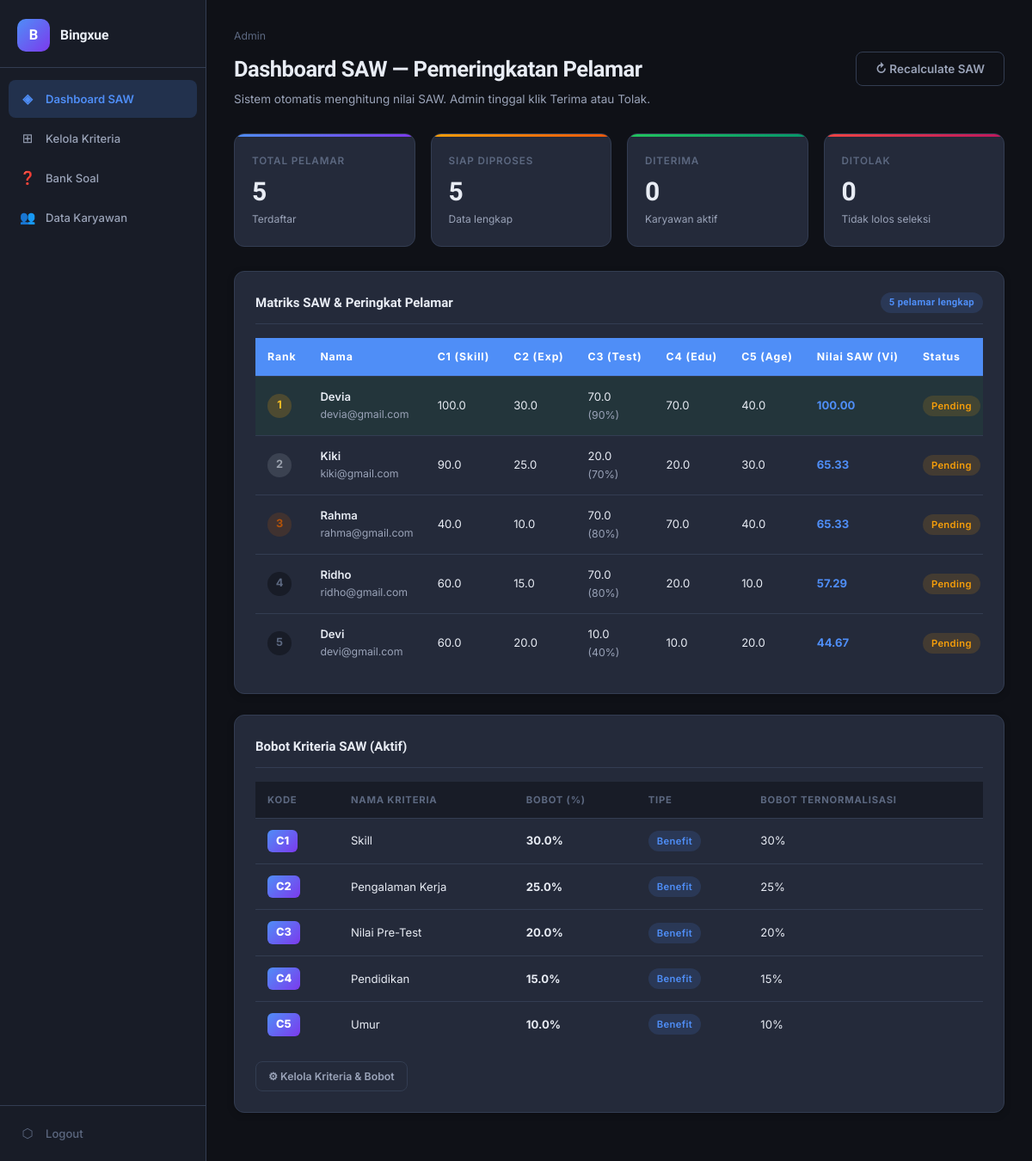
/admin_dashboard.php (signed in), run on an earlier commit of the app's database.
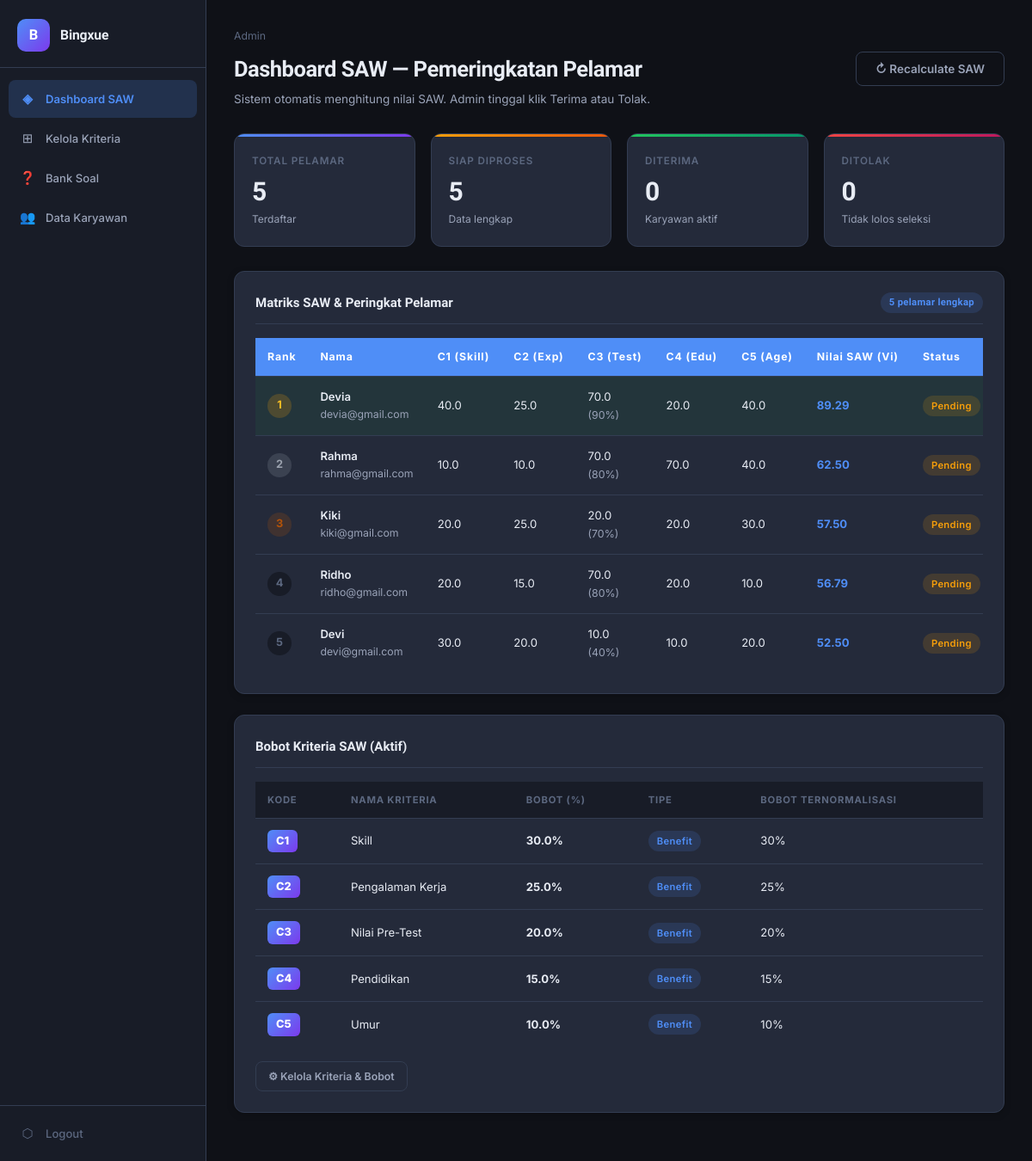
And on a later commit of the database.
### tables this page shows
CREATE TABLE IF NOT EXISTS `applicants` (
  `id` int(11) NOT NULL AUTO_INCREMENT,
  `user_id` int(11) NOT NULL,
  `skill_communication` decimal(5,2) DEFAULT 0.00,
  `skill_cooperation` decimal(5,2) DEFAULT 0.00,
  `skill_ethics` decimal(5,2) DEFAULT 0.00,
  `skill_technical` decimal(5,2) DEFAULT 0.00,
  `c1_score` decimal(5,2) DEFAULT 0.00,
  `experience_years` varchar(50) DEFAULT NULL,
  `c2_score` decimal(5,2) DEFAULT 0.00,
  `pretest_score` decimal(5,2) DEFAULT 0.00,
  `c3_score` decimal(5,2) DEFAULT 0.00,
  `pretest_taken` tinyint(1) DEFAULT 0,
  `education` varchar(50) DEFAULT NULL,
  `c4_score` decimal(5,2) DEFAULT 0.00,
  `age` int(11) DEFAULT 0,
  `c5_score` decimal(5,2) DEFAULT 0.00,
  `saw_value` decimal(10,6) DEFAULT 0.000000,
  `rank` int(11) DEFAULT 0,
  `status` enum('pending','accepted','rejected') DEFAULT 'pending',
  `personal_data_filled` tinyint(1) DEFAULT 0,
  `self_assessment_filled` tinyint(1) DEFAULT 0,
  `submitted_at` timestamp NULL DEFAULT NULL,
  `updated_at` timestamp NOT NULL DEFAULT current_timestamp() ON UPDATE current_timestamp(),
  `skill_operating_equipment` decimal(5,2) DEFAULT 0.00,
  `skill_sop` decimal(5,2) DEFAULT 0.00,
  `skill_speed_accuracy` decimal(5,2) DEFAULT 0.00,
  `skill_customer_service` decimal(5,2) DEFAULT 0.00,
  `skill_teamwork` decimal(5,2) DEFAULT 0.00,
  PRIMARY KEY (`id`),
  UNIQUE KEY `user_id` (`user_id`),
  CONSTRAINT `applicants_ibfk_1` FOREIGN KEY (`user_id`) REFERENCES `users` (`id`) ON DELETE CASCADE
);

CREATE TABLE IF NOT EXISTS `users` (
  `id` int(11) NOT NULL AUTO_INCREMENT,
  `name` varchar(150) NOT NULL,
  `email` varchar(150) NOT NULL,
  `password` varchar(255) NOT NULL,
  `role` enum('admin','user') NOT NULL DEFAULT 'user',
  `created_at` timestamp NOT NULL DEFAULT current_timestamp(),
  PRIMARY KEY (`id`),
  UNIQUE KEY `email` (`email`)
);

CREATE TABLE IF NOT EXISTS `criteria` (
  `id` int(11) NOT NULL AUTO_INCREMENT,
  `code` varchar(10) NOT NULL,
  `name` varchar(100) NOT NULL,
  `weight` decimal(5,2) NOT NULL,
  `type` enum('benefit','cost') NOT NULL DEFAULT 'benefit',
  `description` text DEFAULT NULL,
  PRIMARY KEY (`id`),
  UNIQUE KEY `code` (`code`)
);

### admin_dashboard.php (the view, shortened to what this page needs)
<?php
require_once 'partials/header.php';
$db = getDB();
$totalApplicants = $db->query("SELECT COUNT(*) as c FROM applicants")->fetch_assoc()['c'];
$totalReady      = $db->query("SELECT COUNT(*) as c FROM applicants WHERE personal_data_filled=1 AND self_assessment_filled=1 AND pretest_taken=1")->fetch_assoc()['c'];
$totalAccepted   = $db->query("SELECT COUNT(*) as c FROM applicants WHERE status='accepted'")->fetch_assoc()['c'];
$totalRejected   = $db->query("SELECT COUNT(*) as c FROM applicants WHERE status='rejected'")->fetch_assoc()['c'];
$sawResults = $db->query("
    SELECT a.*, u.name, u.email,
           a.c1_score, a.c2_score, a.c3_score, a.c4_score, a.c5_score,
           a.saw_value, a.rank, a.status
    FROM applicants a
    JOIN users u ON a.user_id = u.id
    WHERE a.personal_data_filled = 1
      AND a.self_assessment_filled = 1
      AND a.pretest_taken = 1
    ORDER BY a.rank ASC, a.saw_value DESC
");
$critRes = $db->query("SELECT * FROM criteria ORDER BY code");
$criteria = [];
while ($c = $critRes->fetch_assoc()) $criteria[] = $c;
renderHeader('Dashboard SAW', 'admin');
renderNav('admin', 'admin_dashboard.php');
?>
<div class="page-header flex-between">
    <div>
        <div class="breadcrumb">Admin</div>
        <h1>Dashboard SAW — Pemeringkatan Pelamar</h1>
        <p>Sistem otomatis menghitung nilai SAW. Admin tinggal klik Terima atau Tolak.</p>
    </div>
    <form method="POST">
        <button type="submit" class="btn btn-outline">↻ Recalculate SAW</button>
    </form>
</div>
<div class="stats-grid">
    <div class="stat-card blue">
        <div class="stat-label">Total Pelamar</div>
        <div class="stat-value"><?= $totalApplicants ?></div>
        <div class="stat-sub">Terdaftar</div>
    </div>
    <div class="stat-card yellow">
        <div class="stat-label">Siap Diproses</div>
        <div class="stat-value"><?= $totalReady ?></div>
        <div class="stat-sub">Data lengkap</div>
    </div>
    <div class="stat-card green">
        <div class="stat-label">Diterima</div>
        <div class="stat-value"><?= $totalAccepted ?></div>
        <div class="stat-sub">Karyawan aktif</div>
    </div>
    <div class="stat-card red">
        <div class="stat-label">Ditolak</div>
        <div class="stat-value"><?= $totalRejected ?></div>
        <div class="stat-sub">Tidak lolos seleksi</div>
    </div>
</div>
<div class="card mb-6">
    <div class="card-title flex-between">
        <span>Matriks SAW & Peringkat Pelamar</span>
        <span class="badge badge-info"><?= $totalReady ?> pelamar lengkap</span>
    </div>
    <div class="table-wrap">
        <table class="saw-table">
            <thead>
                <tr>
                    <th>Rank</th>
                    <th>Nama</th>
                    <th title="Skill - W:30%">C1 (Skill)</th>
                    <th title="Pengalaman - W:25%">C2 (Exp)</th>
                    <th title="Pre-Test - W:20%">C3 (Test)</th>
                    <th title="Pendidikan - W:15%">C4 (Edu)</th>
                    <th title="Umur - W:10%">C5 (Age)</th>
                    <th>Nilai SAW (Vi)</th>
                    <th>Status</th>
                </tr>
            </thead>
            <tbody>
            <?php if ($sawResults && $sawResults->num_rows > 0): ?>
                <?php while ($row = $sawResults->fetch_assoc()):
                    $rank = (int)$row['rank'];
                    $rankClass = $rank === 1 ? 'rank-gold' : ($rank === 2 ? 'rank-silver' : ($rank === 3 ? 'rank-bronze' : 'rank-other'));
                    $rowClass  = $rank === 1 ? 'rank-1' : '';
                ?>
                <tr class="<?= $rowClass ?>">
                    <td><span class="saw-rank <?= $rankClass ?>"><?= $rank ?></span></td>
                    <td>
                        <div style="font-weight:600"><?= htmlspecialchars($row['name']) ?></div>
                        <div class="text-sm text-muted"><?= htmlspecialchars($row['email']) ?></div>
                    </td>
                    <td><?= number_format($row['c1_score'], 1) ?></td>
                    <td><?= number_format($row['c2_score'], 1) ?></td>
                    <td><?= number_format($row['c3_score'], 1) ?><span class="text-muted text-sm"> (<?= number_format($row['pretest_score'], 0) ?>%)</span></td>
                    <td><?= number_format($row['c4_score'], 1) ?></td>
                    <td><?= number_format($row['c5_score'], 1) ?></td>
                    <td style="font-weight:700;color:var(--accent)"><?= number_format($row['saw_value'] * 100, 2) ?></td>
                    <td>
                        <?php
                        $s = $row['status'];
                        if ($s === 'accepted')      echo '<span class="badge badge-accepted">Diterima</span>';
                        elseif ($s === 'rejected')  echo '<span class="badge badge-rejected">Ditolak</span>';
                        else                        echo '<span class="badge badge-pending">Pending</span>';
                        ?>
                    </td>
                </tr>
                <?php endwhile; ?>
            <?php else: ?>
                <tr><td colspan="10" class="text-center text-muted" style="padding:30px">Belum ada pelamar yang menyelesaikan semua tahap.</td></tr>
            <?php endif; ?>
            </tbody>
        </table>
    </div>
</div>
<div class="card mb-6">
    <div class="card-title">Bobot Kriteria SAW (Aktif)</div>
    <div class="table-wrap">
        <table>
            <thead>
                <tr>
                    <th>Kode</th>
                    <th>Nama Kriteria</th>
                    <th>Bobot (%)</th>
                    <th>Tipe</th>
                    <th>Bobot Ternormalisasi</th>
                </tr>
            </thead>
            <tbody>
            <?php
            $totalW = array_sum(array_column($criteria, 'weight'));
            foreach ($criteria as $c):
                $norm = $totalW > 0 ? round(((float)$c['weight'] / $totalW) * 100, 2) : 0;
            ?>
            <tr>
                <td><span class="criteria-code"><?= htmlspecialchars($c['code']) ?></span></td>
                <td><?= htmlspecialchars($c['name']) ?></td>
                <td><strong><?= number_format($c['weight'], 1) ?>%</strong></td>
                <td><span class="badge badge-info"><?= ucfirst($c['type']) ?></span></td>
                <td><?= $norm ?>%</td>
            </tr>
            <?php endforeach; ?>
            </tbody>
        </table>
    </div>
    <div class="mt-4">
        <a href="admin_criteria.php" class="btn btn-outline btn-sm">⚙ Kelola Kriteria & Bobot</a>
    </div>
</div>
<?php renderFooter(); ?>

### partials/header.php (shortened to what this page needs)
<?php
function renderHeader($title = '', $role = 'user') {
    $appName = APP_NAME;
    $flashHtml = '';
    $pageTitle = $title ? htmlspecialchars($title) . ' - ' . $appName : $appName;
    echo '<!DOCTYPE html>
<html lang="id">
<head>
<meta charset="UTF-8">
<meta name="viewport" content="width=device-width, initial-scale=1.0">
<title>' . $pageTitle . '</title>
<link rel="stylesheet" href="assets/style.css">
<link rel="preconnect" href="https://fonts.googleapis.com">
<link href="https://fonts.googleapis.com/css2?family=Inter:wght@300;400;500;600;700&family=Plus+Jakarta+Sans:wght@600;700;800&display=swap" rel="stylesheet">
</head>
<body class="role-' . $role . '">
' . $flashHtml;
}
function renderNav($role = 'user', $activePage = '') {
    if ($role === 'admin') {
        $links = [
            'admin_dashboard.php'   => ['icon' => '◈', 'label' => 'Dashboard SAW'],
            'admin_criteria.php'    => ['icon' => '⊞', 'label' => 'Kelola Kriteria'],
            'admin_questions.php'   => ['icon' => '❓', 'label' => 'Bank Soal'],
            'admin_employees.php'   => ['icon' => '👥', 'label' => 'Data Karyawan'],
        ];
    }
    $nav = '<nav class="sidebar">
        <div class="sidebar-brand">
            <span class="brand-icon">B</span>
            <span class="brand-text">Bingxue</span>
        </div>
        <ul class="nav-list">';
    foreach ($links as $href => $item) {
        $activeClass = (basename($_SERVER['PHP_SELF']) === $href) ? ' active' : '';
        $nav .= '<li><a href="' . $href . '" class="nav-link' . $activeClass . '">
            <span class="nav-icon">' . $item['icon'] . '</span>
            <span>' . $item['label'] . '</span>
        </a></li>';
    }
    $nav .= '</ul>
        <div class="sidebar-footer">
            <a href="logout.php" class="nav-link logout-link">
                <span class="nav-icon">⬡</span>
                <span>Logout</span>
            </a>
        </div>
    </nav>
    <div class="main-content">';
    echo $nav;
}
function renderFooter() {
    echo '</div></body></html>';
}
?>

What changed in the data, as far as the page shows it:
changed applicants "Devia": c1_score "100.0" → "40.0"; c2_score "30.0" → "25.0"; c4_score "70.0" → "20.0"; $row['saw_value']*100 "100.00" → "89.29"
changed applicants "Rahma": rank "3" → "2"; c1_score "40.0" → "10.0"; $row['saw_value']*100 "65.33" → "62.50"; moves up the list
changed applicants "Kiki": rank "2" → "3"; c1_score "90.0" → "20.0"; $row['saw_value']*100 "65.33" → "57.50"
changed applicants "Ridho": c1_score "60.0" → "20.0"; $row['saw_value']*100 "57.29" → "56.79"
changed applicants "Devi": c1_score "60.0" → "30.0"; $row['saw_value']*100 "44.67" → "52.50"
